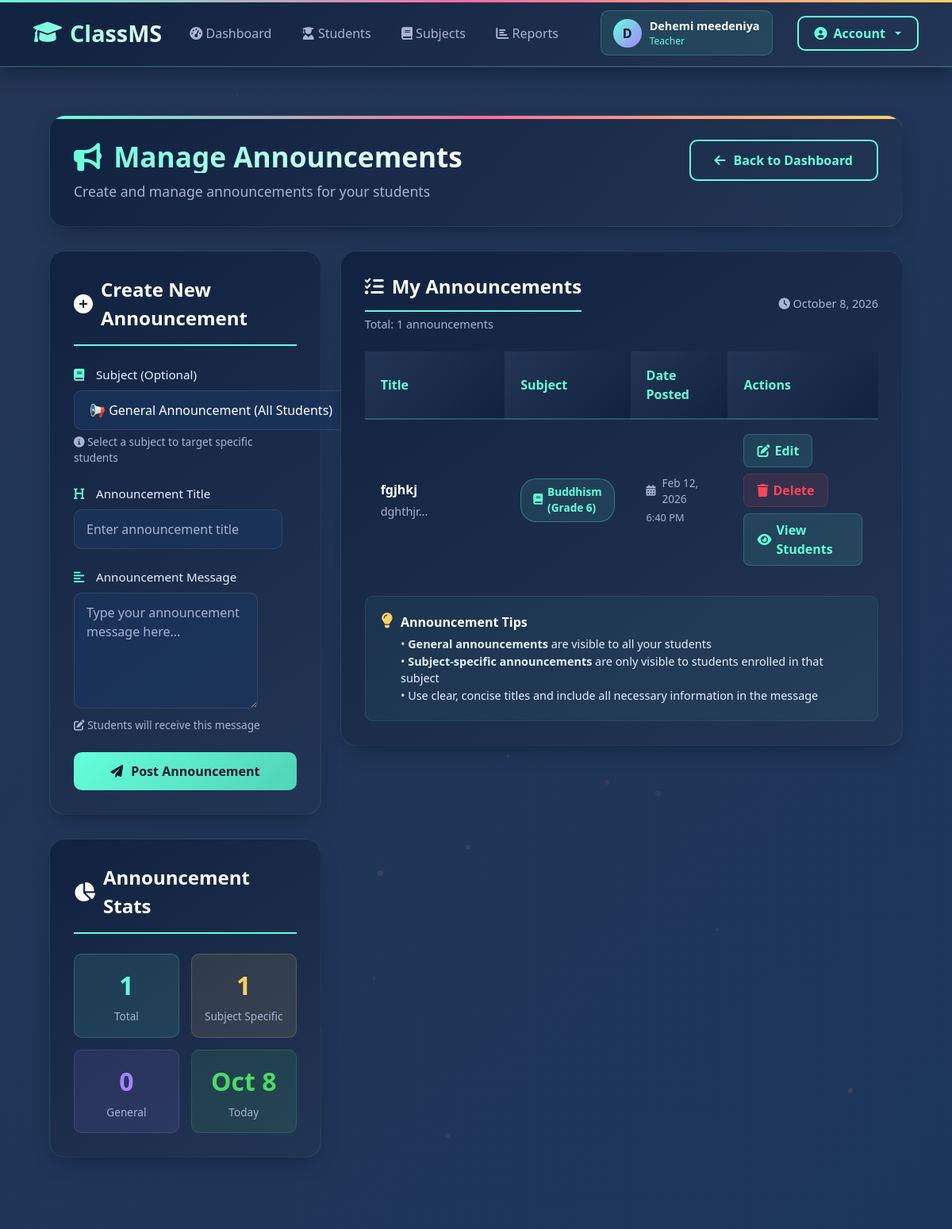
The page /teacher/announcements.php (signed in) on the database its author committed.
### tables this page shows
CREATE TABLE `announcements` (
  `id` int(10) UNSIGNED NOT NULL,
  `teacher_id` int(10) UNSIGNED NOT NULL,
  `subject_id` int(10) UNSIGNED DEFAULT NULL,
  `title` varchar(200) NOT NULL,
  `message` text NOT NULL,
  `created_at` timestamp NOT NULL DEFAULT current_timestamp()
);

CREATE TABLE `subjects` (
  `id` int(10) UNSIGNED NOT NULL,
  `name` varchar(120) NOT NULL,
  `grade` varchar(20) NOT NULL,
  `teacher_id` int(10) UNSIGNED NOT NULL,
  `status` enum('pending','approved','rejected') NOT NULL DEFAULT 'approved',
  `created_at` timestamp NOT NULL DEFAULT current_timestamp()
);

### includes/functions.php (called while the page is built, shortened)
<?php
function e($s){ return htmlspecialchars($s ?? "", ENT_QUOTES, "UTF-8"); }

### includes/auth.php (called while the page is built, shortened)
<?php
require_once __DIR__ . "/functions.php";
function current_user(){
  return $_SESSION['user'] ?? null;
}

### teacher/announcements.php (the view, shortened to what this page needs)
<?php
require_once __DIR__ . "/../includes/auth.php";
$tid=(int)current_user()['id'];
$edit=null;
$list=$conn->prepare("
  SELECT a.*, s.name subject_name, s.grade
  FROM announcements a
  LEFT JOIN subjects s ON s.id=a.subject_id
  WHERE a.teacher_id=?
  ORDER BY a.created_at DESC
");
$list->bind_param("i",$tid); $list->execute();
$res=$list->get_result();
require_once __DIR__ . "/../includes/header.php";
?>
<div class="bg-animation"></div>
<div class="particles" id="particles-container"></div>
<div class="container-custom">
    <div class="page-header">
        <div class="d-flex flex-wrap justify-content-between align-items-start">
            <div>
                <h1 class="page-title">
                    <i class="fas fa-bullhorn"></i> Manage Announcements
                </h1>
                <div class="page-subtitle">
                    Create and manage announcements for your students
                </div>
            </div>
            <a class="btn-outline-custom" href="/classms/teacher/dashboard.php">
                <i class="fas fa-arrow-left"></i> Back to Dashboard
            </a>
        </div>
    </div>
    <div class="row">
        <div class="col-lg-4">
            <div class="form-card">
                <div class="form-title">
                    <i class="fas fa-<?= $edit ? 'edit' : 'plus-circle' ?>"></i>
                    <?= $edit ? 'Edit Announcement' : 'Create New Announcement' ?>
                </div>
                <form method="post">
                    <div class="mb-4">
                        <label class="form-label">
                            <i class="fas fa-book"></i> Subject (Optional)
                        </label>
                        <select class="form-select-custom" name="subject_id">
                            <option value="0">📢 General Announcement (All Students)</option>
                        </select>
                        <div style="color: var(--text-muted); font-size: 0.85rem; margin-top: 5px;">
                            <i class="fas fa-info-circle"></i> Select a subject to target specific students
                        </div>
                    </div>
                    <div class="mb-4">
                        <label class="form-label">
                            <i class="fas fa-heading"></i> Announcement Title
                        </label>
                        <input class="form-control-custom" name="title" required
                               value="<?= e($edit['title'] ?? '') ?>"
                               placeholder="Enter announcement title">
                    </div>
                    <div class="mb-4">
                        <label class="form-label">
                            <i class="fas fa-align-left"></i> Announcement Message
                        </label>
                        <textarea class="form-control-custom" name="message" rows="5" required
                                  placeholder="Type your announcement message here..."><?= e($edit['message'] ?? '') ?></textarea>
                        <div style="color: var(--text-muted); font-size: 0.85rem; margin-top: 5px;">
                            <i class="fas fa-edit"></i> Students will receive this message
                        </div>
                    </div>
                    <div class="d-grid gap-2">
                        <?php if($edit): ?>
                            <button class="btn-primary-custom" name="update">
                                <i class="fas fa-save"></i> Update Announcement
                            </button>
                            <a class="btn-outline-custom text-center" href="/classms/teacher/announcements.php">
                                <i class="fas fa-times"></i> Cancel Edit
                            </a>
                        <?php else: ?>
                            <button class="btn-primary-custom" name="create">
                                <i class="fas fa-paper-plane"></i> Post Announcement
                            </button>
                        <?php endif; ?>
                    </div>
                </form>
            </div>
            <?php
            $totalAnnouncements = $res->num_rows;
            $res->data_seek(0);
            $subjectAnnouncements = 0;
            $generalAnnouncements = 0;
            while($r = $res->fetch_assoc()) {
                if ($r['subject_id']) {
                    $subjectAnnouncements++;
                } else {
                    $generalAnnouncements++;
                }
            }
            $res->data_seek(0);
            ?>
            <div class="form-card">
                <div class="form-title">
                    <i class="fas fa-chart-pie"></i> Announcement Stats
                </div>
                <div style="display: grid; grid-template-columns: repeat(2, 1fr); gap: 15px;">
                    <div style="background: rgba(100, 255, 218, 0.1); border-radius: 10px; padding: 15px; text-align: center; border: 1px solid rgba(100, 255, 218, 0.2);">
                        <div style="color: var(--accent-blue); font-size: 2rem; font-weight: 700; margin-bottom: 5px;">
                            <?= $totalAnnouncements ?>
                        </div>
                        <div style="color: var(--text-muted); font-size: 0.85rem;">Total</div>
                    </div>
                    <div style="background: rgba(255, 209, 102, 0.1); border-radius: 10px; padding: 15px; text-align: center; border: 1px solid rgba(255, 209, 102, 0.2);">
                        <div style="color: var(--accent-gold); font-size: 2rem; font-weight: 700; margin-bottom: 5px;">
                            <?= $subjectAnnouncements ?>
                        </div>
                        <div style="color: var(--text-muted); font-size: 0.85rem;">Subject Specific</div>
                    </div>
                    <div style="background: rgba(168, 130, 255, 0.1); border-radius: 10px; padding: 15px; text-align: center; border: 1px solid rgba(168, 130, 255, 0.2);">
                        <div style="color: var(--accent-purple); font-size: 2rem; font-weight: 700; margin-bottom: 5px;">
                            <?= $generalAnnouncements ?>
                        </div>
                        <div style="color: var(--text-muted); font-size: 0.85rem;">General</div>
                    </div>
                    <div style="background: rgba(76, 217, 100, 0.1); border-radius: 10px; padding: 15px; text-align: center; border: 1px solid rgba(76, 217, 100, 0.2);">
                        <div style="color: var(--accent-green); font-size: 2rem; font-weight: 700; margin-bottom: 5px;">
                            <?= date('M j') ?>
                        </div>
                        <div style="color: var(--text-muted); font-size: 0.85rem;">Today</div>
                    </div>
                </div>
            </div>
        </div>
        <div class="col-lg-8">
            <div class="announcements-container">
                <div class="d-flex flex-wrap justify-content-between align-items-center mb-4">
                    <div>
                        <h2 class="form-title mb-0">
                            <i class="fas fa-list-check"></i> My Announcements
                        </h2>
                        <div style="color: var(--text-muted); font-size: 0.9rem; margin-top: 5px;">
                            Total: <?= $totalAnnouncements ?> announcements
                        </div>
                    </div>
                    <div style="color: var(--text-muted); font-size: 0.9rem;">
                        <i class="fas fa-clock"></i> <?= date('F j, Y') ?>
                    </div>
                </div>
                <div class="table-responsive">
                    <table class="announcements-table">
                        <thead>
                            <tr>
                                <th style="width: 30%;">Title</th>
                                <th style="width: 20%;">Subject</th>
                                <th style="width: 20%;">Date Posted</th>
                                <th style="width: 30%;">Actions</th>
                            </tr>
                        </thead>
                        <tbody>
                            <?php if($res->num_rows === 0): ?>
                                <tr>
                                    <td colspan="4">
                                        <div class="empty-state">
                                            <div class="empty-icon">
                                                <i class="fas fa-bullhorn"></i>
                                            </div>
                                            <h3 style="color: var(--accent-blue); margin-bottom: 15px;">
                                                No Announcements Yet
                                            </h3>
                                            <p style="color: var(--text-muted); max-width: 400px; margin: 0 auto;">
                                                You haven't created any announcements yet. Start by creating your first announcement!
                                            </p>
                                        </div>
                                    </td>
                                </tr>
                            <?php else:
                                $rowDelay = 0;
                                while($r = $res->fetch_assoc()):
                                    $rowDelay += 0.05;
                                    $subjectName = $r['subject_name'] ? e($r['subject_name']) . ' (Grade ' . e($r['grade']) . ')' : 'General';
                            ?>
                                <tr style="animation-delay: <?= $rowDelay ?>s;">
                                    <td>
                                        <div style="font-weight: 600; color: var(--text-white); margin-bottom: 5px;">
                                            <?= e($r['title']) ?>
                                        </div>
                                        <div class="message-preview">
                                            <?= substr(e($r['message']), 0, 50) ?>...
                                        </div>
                                    </td>
                                    <td>
                                        <span class="subject-badge <?= $r['subject_id'] ? 'badge-subject' : 'badge-general' ?>">
                                            <i class="fas fa-<?= $r['subject_id'] ? 'book' : 'bullhorn' ?>"></i>
                                            <?= $subjectName ?>
                                        </span>
                                    </td>
                                    <td>
                                        <div class="date-badge">
                                            <i class="fas fa-calendar-alt"></i>
                                            <?= date('M j, Y', strtotime($r['created_at'])) ?>
                                        </div>
                                        <div style="color: var(--text-muted); font-size: 0.8rem; margin-top: 3px;">
                                            <?= date('g:i A', strtotime($r['created_at'])) ?>
                                        </div>
                                    </td>
                                    <td>
                                        <div class="d-flex flex-wrap gap-2">
                                            <a class="btn-edit-custom" href="?edit=<?= (int)$r['id'] ?>">
                                                <i class="fas fa-edit"></i> Edit
                                            </a>
                                            <a class="btn-danger-custom"
                                               onclick="return confirm('Are you sure you want to delete this announcement?')"
                                               href="?delete=<?= (int)$r['id'] ?>">
                                                <i class="fas fa-trash"></i> Delete
                                            </a>
                                            <?php if($r['subject_id']): ?>
                                                <a class="btn-edit-custom" href="/classms/teacher/submissions.php?subject_id=<?= (int)$r['subject_id'] ?>">
                                                    <i class="fas fa-eye"></i> View Students
                                                </a>
                                            <?php endif; ?>
                                        </div>
                                    </td>
                                </tr>
                            <?php endwhile; endif; ?>
                        </tbody>
                    </table>
                </div>
                <div style="background: rgba(100, 255, 218, 0.05); border: 1px solid rgba(100, 255, 218, 0.1); border-radius: 10px; padding: 20px; margin-top: 20px;">
                    <div style="color: var(--accent-gold); display: flex; align-items: flex-start; gap: 10px;">
                        <i class="fas fa-lightbulb" style="font-size: 1.2rem;"></i>
                        <div>
                            <div style="font-weight: 600; margin-bottom: 5px; color: var(--text-white);">Announcement Tips</div>
                            <div style="color: var(--text-light); font-size: 0.9rem;">
                                • <b>General announcements</b> are visible to all your students<br>
                                • <b>Subject-specific announcements</b> are only visible to students enrolled in that subject<br>
                                • Use clear, concise titles and include all necessary information in the message
                            </div>
                        </div>
                    </div>
                </div>
            </div>
        </div>
    </div>
</div>
<link rel="stylesheet" href="https://cdnjs.cloudflare.com/ajax/libs/font-awesome/6.0.0/css/all.min.css">
<?php require_once __DIR__ . "/../includes/footer.php"; ?>

### assets/css/style.css (style rules this page uses)
:root { --primary: #4f46e5; --primary-hover: #4338ca; --bg-main: #f8fafc; --surface: #ffffff; --text-dark: #0f172a; --text-muted: #64748b; --border: #e2e8f0; --radius: 0.5rem; --shadow: 0 1px 3px 0 rgb(0 0 0 / 0.1), 0 1px 2px -1px rgb(0 0 0 / 0.1); }
* { box-sizing: border-box; margin: 0; padding: 0; }
body { font-family: -apple-system, BlinkMacSystemFont, "Segoe UI", Roboto, Oxygen, Ubuntu, Cantarell, sans-serif; background-color: var(--bg-main); color: var(--text-dark); line-height: 1.5; }
table { width: 100%; border-collapse: collapse; text-align: left; }
th, td { padding: 0.75rem 1rem; border-bottom: 1px solid var(--border); }
th { background-color: #f1f5f9; font-weight: 600; color: var(--text-muted); }

### includes/header.php (style rules this page uses)
:root { --dark-blue: #0a192f; --medium-blue: #112240; --light-blue: #233554; --accent-blue: #64ffda; --accent-pink: #ff6b9d; --accent-gold: #ffd166; --accent-purple: #a882ff; --accent-green: #4cd964; --accent-red: #ff4757; --text-white: #ffffff; --text-light: #e6f1ff; --text-muted: #a8b2d1; --card-shadow: 0 10px 30px -15px rgba(2, 12, 27, 0.7); }
body { background: linear-gradient(135deg, #0a192f 0%, #112240 50%, #233554 100%); color: var(--text-white); font-family: 'Segoe UI', Tahoma, Geneva, Verdana, sans-serif; min-height: 100vh; }
.bg-animation { position: fixed; top: 0; left: 0; width: 100%; height: 100%; z-index: -1; background: linear-gradient(-45deg, #0a192f, #112240, #1a365d, #233554); background-size: 400% 400%; animation: gradient-shift 15s ease infinite; }

### rows shown on the page
announcements: title "fgjhkj", message "dghthjr", subject.grade "Buddhism (Grade 6)", created_at "Feb 12, 2026", created_at "6:40 PM"

### other values the page prints
substr(current_user()['full_name'], 0, 1) "D"
current_user()['full_name'] "Dehemi meedeniya"
current_user()['role'] "Teacher"
$totalAnnouncements "1"
$subjectAnnouncements "1"
$generalAnnouncements "0"
